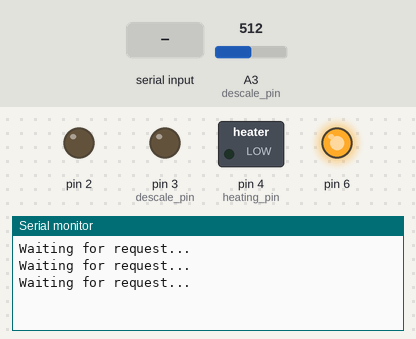
Simulated run of this sketch. Board: Arduino Uno, built with avr-gcc and run on an emulated ATmega328P. On the bench: switched loads named in the sketch (green lamp = pin HIGH), output pins drawn as LEDs (lit = HIGH), the last lines printed to the serial monitor. Inputs (shaded band) come from the test bench; at power-on: A3 (descale_pin) = 512. Pins used as bus, display or sensor lines are not drawn.

Above: at 1.2 s.
1.3 s: "90,45\n" received over Serial
At 2.5 s:
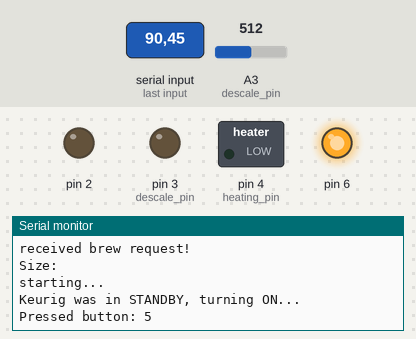
At 4.72 s:
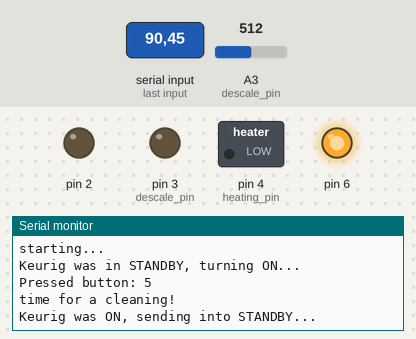

Measured:
- after the input at 1.3 s, the serial monitor: prints a new line after 0.23 s (image 1)

The sketch:

SmartFirmware_1.0.0.ino
```cpp
//////////////////////////////////////////
// Author: Shane Ryan
// Purpose: Control Keurig K40
//
// Nine wires run out the back of
// the Keurig. All are soldered to
// respective joints on the input
// board to control the Keurig, emulating
// button presses w/ quick 5V pulses.
//////////////////////////////////////////


/* note:  to add to functionality, I could make a database that
 *  stores the number of keurig credits someone in the dorm has,
 *  then they can electronically request coffee, a reloading mechanism
 *  can be implemented, people can buy credits from the dorm, a queue
 *  and graphical front end can be developed, and a pi-zero could control
 *  each floor's keurig (using a shift register to connect its few GPIO pins if
 *  need be) and a small LCD installed on top!! That'd be a cool system.
 *  Smart Keurig network, dorm wide.  Heck, why not campus wide?
 *
 *  Coudl make.... Keurig vending machines!!  Smart ones.  Walking around campus,
 *  front-end shows user closest machine and its queue, then can order online
 *  with domer dollars.  Or flex points.
 */

// #include <Timer.h>
// #include <Event.h>

// states declared:
const int ADD_WATER = 1;
const int DESCALE = 2;
const int SUCCESS = 0;

// note: #define is not used in order to
// avoid accidental replacement of 'add_water'
// within 'add_water_pin' in some older versions.

/* pins for digital output, simulating
 *  buttons presses:
 */
const int power_pin = 5;
const int open_close = 6;
const int small_brew = 4;
const int med_brew = 3;
const int large_brew = 2;

/* analog pins declared for reading inputs
 *  as voltages:
 */
const int add_water_pin = 5;
const int descale_pin = 3;
const int heating_pin = 4;

/* Variable to track state of Keurig, on or standby,
 * by flipping every time the button 5 is pressed, and
 * making the assumption that the Arduino is powered on with the
 * Keurig, dependently.  Global variable for this reason.
 */
int power_state = -1;


void setup() {
  // setup pins for digital output
  for (int i = 2; i < 7; i++) {
    pinMode(i, OUTPUT);
    digitalWrite(i, LOW);
  }
  // note: no setup needed for the three analog input pins

  Serial.begin(9600);  // configure baud rate - 9600 bits per second
  digitalWrite(6, HIGH); // the open_close switch is NC (normally closed)

}


void loop() {
  int end_result = 0;
  int brew_size = 0;

  Serial.println("Waiting for request...");
  while (Serial.available()) {
    brew_size = (Serial.read() - '0');
    if (!brew_size) {
      press_button(power_pin);
    }
    else {
      Serial.println("received brew request!");
      Serial.println();
      Serial.println("Size: ");

      switch (brew_size) {
        case 2:
            Serial.println("Large");
            break;
        case 3:
            Serial.println("Medium");
            break;
        case 4:
            Serial.println("Small");
            break;
      }
      Serial.println("starting...");
      Serial.println();

      end_result = makeCoffee(brew_size);

      switch (end_result) {
        case SUCCESS:
          Serial.println("everything went A-OK!");
          break;
        case ADD_WATER:
          Serial.println("need more water!");
          break;
        case DESCALE:
          Serial.println("time for a cleaning!");
          break;
        default:
          Serial.println("unknown error, plz call shane");
          break;
      }
    }
  }
  delay(500);
}


int makeCoffee(int selection)
{
  int ready_status = 0;

  press_button(power_pin);
  delay(3000);

  // check to see if we're ready to brew:
  ready_status = brew_status();
  if (ready_status) {
    return ready_status;
  }

  // also, wait while the keurig is heating up:
  while ((analogRead(heating_pin) * (5.0 / 1023)) < 4) {
    Serial.print("heating...");
    // add code to print to small lcd as well.
    delay(1000);
  }

  /* here is a snippet to run the inverted logic
   *  needed to simulate the open and close:
   */
  Serial.println("Pressed button: 6");
  digitalWrite(6, LOW);
  delay(500);
  digitalWrite(6, HIGH);
  delay(2000);

  /* Now we can choose the brew size! */
  press_button(selection);

  /* need code here to read size LEDs and determine if
   *  brewing has finished.  For now, this will just be
   *  a 45 second timer.  (INTERRUPTS!?)
   */

  Serial.println("brewing...");
  delay(40000);  // wait for now to determine if brew is done.

  press_button(power_pin);

  return brew_status();
}


void press_button(int j)
{
  digitalWrite(j, HIGH);
  delay(100);
  digitalWrite(j, LOW);

  /* check to see if the Keurig is ON or in STANDBY, relay
     the information, and flip power_state.
     */

  if (j == power_pin) {
      if (power_state == 1) {
        Serial.println("Keurig was ON, sending into STANDBY...");
        Serial.println();
      }
      else {
        Serial.println("Keurig was in STANDBY, turning ON...");
        Serial.println();
      }
      power_state = -(power_state);
  }

  Serial.print("Pressed button: ");
  Serial.println(j, DEC);

}


int brew_status()
{
    /* using analog voltages on input pin of status LEDs,
   *  interpret the keurig's state and return an exit
   *  status:
   */

  if ((analogRead(descale_pin) * (5.0 / 1023)) < 4) {
    return DESCALE;
  }

  else if ((analogRead(add_water_pin) * (5.0 / 1023)) < 4) {
    return ADD_WATER;
  }

  else {
    return SUCCESS;
  }

  /* descaling is rare, and includes changing the water out,
   *  so we can just check for that first, as adding water
   *  will be necessary and therefore checking add_water is
   *  redundant.
   */
}
```
